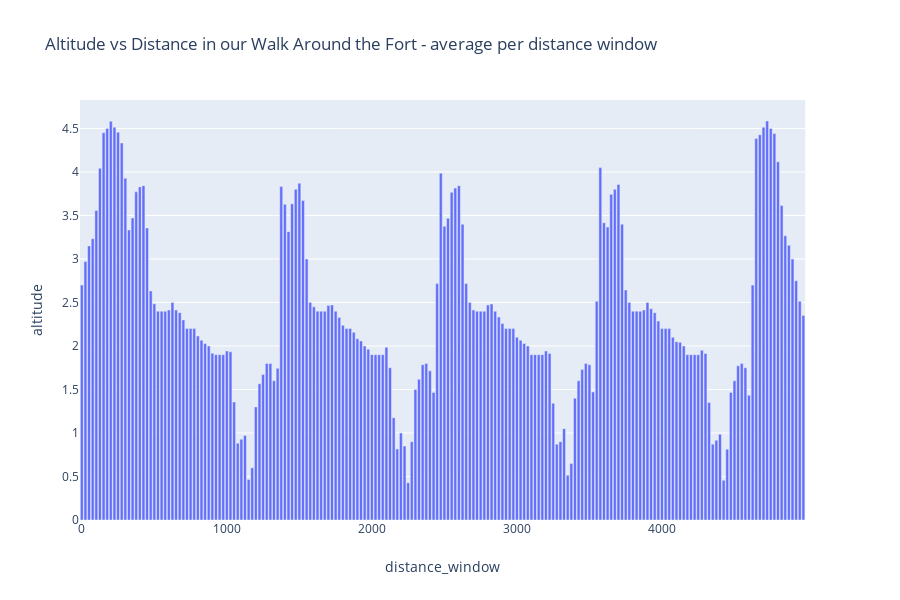

Source (notebook cell):
### Code cell
fig = px.bar(d, x="distance_window", y="altitude", title='Altitude vs Distance in our Walk Around the Fort - average per distance window')
fig.show()

### Figure 1 — Plotly figure (JSON) as saved in the notebook; plotly's stock layout.template omitted (floating-point values rounded to 4 significant figures; data arrays with more than 128 entries replaced by an {"elided": "..."} marker saying what was removed)
{"data": [{"alignmentgroup": "True", "hoverlabel": {"namelength": 0}, "hovertemplate": "distance_window=%{x}<br>altitude=%{y}", "legendgroup": "", "marker": {"color": "#636efa"}, "name": "", "offsetgroup": "", "orientation": "v", "showlegend": false, "textposition": "auto", "type": "bar", "x": {"elided": "200 int values"}, "xaxis": "x", "y": {"elided": "200 float values"}, "yaxis": "y"}], "layout": {"barmode": "relative", "height": 600, "legend": {"tracegroupgap": 0}, "title": {"text": "Altitude vs Distance in our Walk Around the Fort - average per distance window"}, "xaxis": {"anchor": "y", "domain": [0, 0.98], "title": {"text": "distance_window"}}, "yaxis": {"anchor": "x", "domain": [0, 1], "title": {"text": "altitude"}}}}
